Frame 1 (no input): blank canvas, image omitted
Frame 60 (the mouse pressed at the canvas centre just before this capture): blank canvas, image omitted
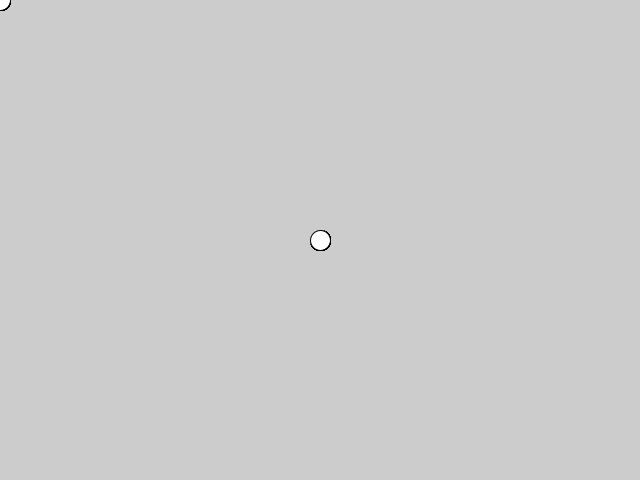
Frame 120 (the mouse held since frame 60 and released just before this capture)

The Processing sketch whose frames 1 and 60 were blank and that drew this single picture after the mouse press (run headless with seeded random() and noise(); from frame 60 on, the mouse is pressed at the canvas centre):

// Processing sketch: m01_ex00_ellipse
// ── m01_ex00_ellipse.pde
void setup() {
  size(640,480);
}

void draw() {
  ellipse(mouseX,mouseY,20,20);
}
